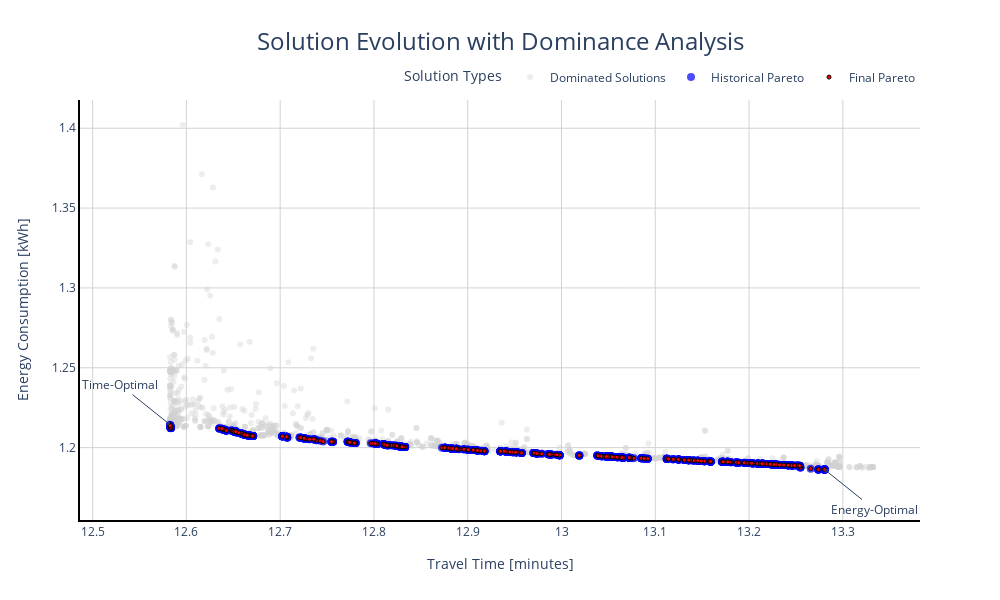

The notebook cell saved with this chart:
### Markdown cell above
### Visualize the Pareto Front

### Code cell
# ==============================================
# DATA PREPARATION & UNIT CONVERSION
# ==============================================

# Extract metadata from optimization results
optimization_metadata = front.get("metadata")
vehicle_config = optimization_metadata["config"]["vehicle"]

# Get battery capacity for SOC calculations
battery_capacity_kwh = vehicle_config["battery_kwh"]

# Collect all historical solutions across generations
all_F = []
for generation in front.get("optimization_history", []):
    all_F.extend(generation["F"])  # F contains [time_min, energy_kwh]
all_F = np.array(all_F)

# ==============================================
# NON-DOMINATED SORTING
# ==============================================

# Initialize non-dominated sorting algorithm
nds_filter = NonDominatedSorting()

# Identify global non-dominated solutions from entire optimization history
dominance_fronts = nds_filter.do(all_F, only_non_dominated_front=False)

# Create boolean mask for Pareto-optimal solutions
is_pareto_optimal = np.zeros(len(all_F), dtype=bool)
is_pareto_optimal[dominance_fronts[0]] = True  # First front is non-dominated

# ==============================================
# VISUALIZATION SETUP
# ==============================================

# Initialize plotly figure
fig = go.Figure()

# ==============================================
# TRACE 1: DOMINATED SOLUTIONS (ALL GENERATIONS)
# ==============================================
fig.add_trace(
    go.Scatter(
        x=all_F[~is_pareto_optimal, 0],  # Time in minutes
        y=all_F[~is_pareto_optimal, 1],  # Energy in kWh
        mode="markers",
        name="Dominated Solutions",
        marker=dict(color="lightgray", size=6, opacity=0.4, line=dict(width=0)),
        hovertemplate=(
            "<b>Time</b>: %{x:.1f} min<br>"
            "<b>Energy</b>: %{y:.3f} kWh<br>"
            "<b>Energy</b>: %{y*1000:.0f} Wh<br>"
            "<b>SOC Used</b>: %{customdata:.1%}<br>"
            "<i>Dominated solution</i>"
            "<extra></extra>"
        ),
        customdata=all_F[~is_pareto_optimal, 1] / battery_capacity_kwh,
    )
)

# ==============================================
# TRACE 2: HISTORICAL PARETO FRONT (ALL GENERATIONS)
# ==============================================
fig.add_trace(
    go.Scatter(
        x=all_F[is_pareto_optimal, 0],  # Time in minutes
        y=all_F[is_pareto_optimal, 1],  # Energy in kWh
        mode="markers",
        name="Historical Pareto",
        marker=dict(color="blue", size=8, opacity=0.7, line=dict(width=0)),
        hovertemplate=(
            "<b>Time</b>: %{x:.1f} min<br>"
            "<b>Energy</b>: %{y:.3f} kWh<br>"
            "<b>Energy</b>: %{y*1000:.0f} Wh<br>"
            "<b>SOC Used</b>: %{customdata:.1%}<br>"
            "<i>Historical optimal</i>"
            "<extra></extra>"
        ),
        customdata=all_F[is_pareto_optimal, 1] / battery_capacity_kwh,
    )
)

# ==============================================
# TRACE 3: FINAL PARETO FRONT (FROM DF_FRONT)
# ==============================================
if not df_front.empty:
    fig.add_trace(
        go.Scatter(
            x=df_front["time_min"],
            y=df_front["energy_kwh"],
            mode="markers",
            name="Final Pareto",
            marker=dict(
                color="red",
                size=4,
                opacity=1,
                line=dict(color="black", width=1),
            ),
            hovertemplate=(
                "<b>Time</b>: %{x:.1f} min<br>"
                "<b>Energy</b>: %{y:.3f} kWh<br>"
                "<b>Energy</b>: %{y*1000:.0f} Wh<br>"
                "<b>SOC Used</b>: %{customdata:.1%}<br>"
                "<i>Final optimal</i>"
                "<extra></extra>"
            ),
            customdata=df_front["energy_kwh"] / battery_capacity_kwh,
        )
    )

# ==============================================
# LAYOUT CONFIGURATION (UNCHANGED)
# ==============================================
fig.update_layout(
    title="Solution Evolution with Dominance Analysis",
    title_x=0.5,
    title_font=dict(size=24),
    xaxis_title="Travel Time [minutes]",
    yaxis_title="Energy Consumption [kWh]",
    legend_title="Solution Types",
    width=1000,
    height=600,
    plot_bgcolor="white",
    paper_bgcolor="white",
    hovermode="closest",
    xaxis=dict(
        gridcolor="lightgray",
        zerolinecolor="lightgray",
        showline=True,
        linewidth=2,
        linecolor="black",
        title_standoff=20,
    ),
    yaxis=dict(
        gridcolor="lightgray",
        zerolinecolor="lightgray",
        showline=True,
        linewidth=2,
        linecolor="black",
        title_standoff=20,
    ),
    legend=dict(
        orientation="h",
        yanchor="bottom",
        y=1.02,
        xanchor="right",
        x=1,
        bgcolor="rgba(255,255,255,0.8)",
    ),
)

# ==============================================
# EXTREME POINT ANNOTATIONS (UNCHANGED)
# ==============================================
if not df_front.empty:
    min_time_point = df_front.loc[df_front["time_min"].idxmin()]
    min_energy_point = df_front.loc[df_front["energy_kwh"].idxmin()]

    fig.add_annotation(
        x=min_time_point["time_min"],
        y=min_time_point["energy_kwh"],
        text="Time-Optimal",
        showarrow=True,
        arrowhead=1,
        ax=-50,
        ay=-40,
        font=dict(size=12),
    )

    fig.add_annotation(
        x=min_energy_point["time_min"],
        y=min_energy_point["energy_kwh"],
        text="Energy-Optimal",
        showarrow=True,
        arrowhead=1,
        ax=50,
        ay=40,
        font=dict(size=12),
    )

fig.show()

### Figure 1 — Plotly figure (JSON) as saved in the notebook; plotly's stock layout.template omitted (floating-point values rounded to 4 significant figures; data arrays with more than 128 entries replaced by an {"elided": "..."} marker saying what was removed)
{"data": [{"customdata": {"elided": "2142 float values"}, "hovertemplate": "<b>Time</b>: %{x:.1f} min<br><b>Energy</b>: %{y:.3f} kWh<br><b>Energy</b>: %{y*1000:.0f} Wh<br><b>SOC Used</b>: %{customdata:.1%}<br><i>Dominated solution</i><extra></extra>", "marker": {"color": "lightgray", "line": {"width": 0}, "opacity": 0.4, "size": 6}, "mode": "markers", "name": "Dominated Solutions", "type": "scatter", "x": {"elided": "2142 float values"}, "y": {"elided": "2142 float values"}}, {"customdata": {"elided": "1058 float values"}, "hovertemplate": "<b>Time</b>: %{x:.1f} min<br><b>Energy</b>: %{y:.3f} kWh<br><b>Energy</b>: %{y*1000:.0f} Wh<br><b>SOC Used</b>: %{customdata:.1%}<br><i>Historical optimal</i><extra></extra>", "marker": {"color": "blue", "line": {"width": 0}, "opacity": 0.7, "size": 8}, "mode": "markers", "name": "Historical Pareto", "type": "scatter", "x": {"elided": "1058 float values"}, "y": {"elided": "1058 float values"}}, {"customdata": {"elided": "200 float values"}, "hovertemplate": "<b>Time</b>: %{x:.1f} min<br><b>Energy</b>: %{y:.3f} kWh<br><b>Energy</b>: %{y*1000:.0f} Wh<br><b>SOC Used</b>: %{customdata:.1%}<br><i>Final optimal</i><extra></extra>", "marker": {"color": "red", "line": {"color": "black", "width": 1}, "opacity": 1, "size": 4}, "mode": "markers", "name": "Final Pareto", "type": "scatter", "x": {"elided": "200 float values"}, "y": {"elided": "200 float values"}}], "layout": {"annotations": [{"arrowhead": 1, "ax": -50, "ay": -40, "font": {"size": 12}, "showarrow": true, "text": "Time-Optimal", "x": 12.58, "y": 1.214}, {"arrowhead": 1, "ax": 50, "ay": 40, "font": {"size": 12}, "showarrow": true, "text": "Energy-Optimal", "x": 13.28, "y": 1.186}], "height": 600, "hovermode": "closest", "legend": {"bgcolor": "rgba(255,255,255,0.8)", "orientation": "h", "title": {"text": "Solution Types"}, "x": 1, "xanchor": "right", "y": 1.02, "yanchor": "bottom"}, "paper_bgcolor": "white", "plot_bgcolor": "white", "title": {"font": {"size": 24}, "text": "Solution Evolution with Dominance Analysis", "x": 0.5}, "width": 1000, "xaxis": {"gridcolor": "lightgray", "linecolor": "black", "linewidth": 2, "showline": true, "title": {"standoff": 20, "text": "Travel Time [minutes]"}, "zerolinecolor": "lightgray"}, "yaxis": {"gridcolor": "lightgray", "linecolor": "black", "linewidth": 2, "showline": true, "title": {"standoff": 20, "text": "Energy Consumption [kWh]"}, "zerolinecolor": "lightgray"}}}
